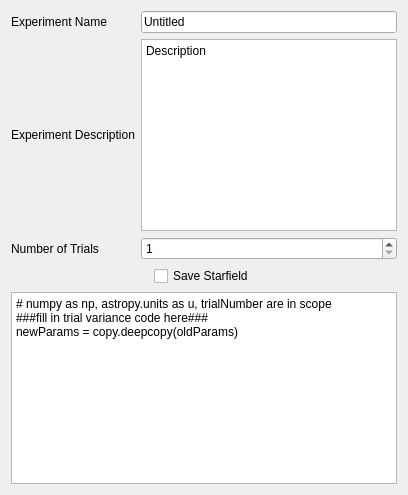
              <widget class="QWidget" name="tab">
               <attribute name="title">
                <string>Experiment</string>
               </attribute>
               <layout class="QVBoxLayout" name="verticalLayout_10">
                <item>
                 <layout class="QGridLayout" name="gridLayout_8">
                  <item row="1" column="0">
                   <widget class="QLabel" name="label_28">
                    <property name="text">
                     <string>Experiment Description</string>
                    </property>
                   </widget>
                  </item>
                  <item row="0" column="1">
                   <widget class="QLineEdit" name="experimentNameEntry">
                    <property name="text">
                     <string>Untitled</string>
                    </property>
                   </widget>
                  </item>
                  <item row="2" column="0">
                   <widget class="QLabel" name="label_30">
                    <property name="text">
                     <string>Number of Trials</string>
                    </property>
                   </widget>
                  </item>
                  <item row="0" column="0">
                   <widget class="QLabel" name="label_29">
                    <property name="text">
                     <string>Experiment Name</string>
                    </property>
                   </widget>
                  </item>
                  <item row="1" column="1">
                   <widget class="QPlainTextEdit" name="experimentDescEntry">
                    <property name="plainText">
                     <string>Description</string>
                    </property>
                   </widget>
                  </item>
                  <item row="2" column="1">
                   <widget class="QSpinBox" name="trialSpinBox">
                    <property name="minimum">
                     <number>1</number>
                    </property>
                    <property name="maximum">
                     <number>1000000000</number>
                    </property>
                    <property name="singleStep">
                     <number>10</number>
                    </property>
                    <property name="value">
                     <number>1</number>
                    </property>
                   </widget>
                  </item>
                 </layout>
                </item>
                <item>
                 <layout class="QHBoxLayout" name="horizontalLayout_15">
                  <item>
                   <spacer name="horizontalSpacer_12">
                    <property name="orientation">
                     <enum>Qt::Horizontal</enum>
                    </property>
                    <property name="sizeHint" stdset="0">
                     <size>
                      <width>40</width>
                      <height>20</height>
                     </size>
                    </property>
                   </spacer>
                  </item>
                  <item>
                   <widget class="QCheckBox" name="queueSaveStarfield">
                    <property name="text">
                     <string>Save Starfield</string>
                    </property>
                   </widget>
                  </item>
                  <item>
                   <spacer name="horizontalSpacer">
                    <property name="orientation">
                     <enum>Qt::Horizontal</enum>
                    </property>
                    <property name="sizeHint" stdset="0">
                     <size>
                      <width>40</width>
                      <height>20</height>
                     </size>
                    </property>
                   </spacer>
                  </item>
                 </layout>
                </item>
                <item>
                 <widget class="QPlainTextEdit" name="varianceTextArea">
                  <property name="plainText">
                   <string># numpy as np, astropy.units as u, trialNumber are in scope
###fill in trial variance code here###
newParams = copy.deepcopy(oldParams)</string>
                  </property>
                 </widget>
                </item>
               </layout>
              </widget>
